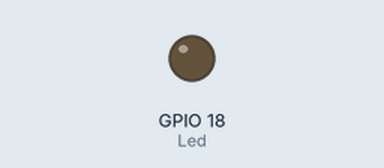
The program below on a simulated Raspberry Pi (BCM pin numbers). Parts: output pins drawn as LEDs (lit = HIGH).

Above: at 0.05 s.
Timing chart, 0 to 3.0 s (numbered marks = the images above):
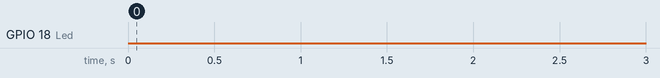

The program:

kadai1-1.py
```python
# 2023/05/09
# PWM(Pulse With Modulation)制御
# 5秒間点滅

import RPi.GPIO as GPIO #GPIOを使うために必要
import time #タイマーを使うために必要
import sys

pin = 18
# ledPin2 = 24 # スイッチの入力箇所指定

### GPIOのピンを指定する方法 ###
GPIO.setmode(GPIO.BCM) #GPIOの番号で指定する

### ピンのセットアップ（指定用途の確定） ###
# LEDピンの出力
GPIO.setup(pin, GPIO.OUT)

#PWMの設定
Led = GPIO.PWM(pin, 10)         #GPIO.PWM(ポート番号, 周波数[Hz])

#初期化処理
Led.start(0)                        #PWM信号0%出力
bright = 0                          #変数"bright"に0を代入

while True:
    try:
        # 繰り返し処理を行うコード
        Led.ChangeDutyCycle(bright)    #PWM信号出力(デューティ比は変数"bright")
        time.sleep(5)               #0.05秒間待つ
        bright += 1                    #変数"bright"を+1
    except KeyboardInterrupt:               #Ctrl+Cキーが押された
        GPIO.cleanup()                      #GPIOをクリーンアップ
        sys.exit()                          #プログラムを終了
```
